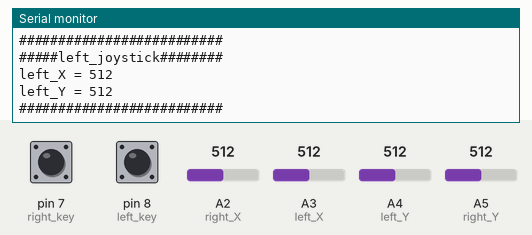
Bench run of a sketch on a simulated Arduino Uno, built with avr-gcc and run on an emulated ATmega328P. On the bench: the last lines printed to the serial monitor. Inputs (shaded band) come from the test bench; at power-on: A2 (right_X) = 512, A3 (left_X) = 512, A4 (left_Y) = 512, A5 (right_Y) = 512, pin 7 (right_key) LOW, pin 8 (left_key) LOW.

Above: at 2.9 s.
3.0 s: A2 (right_X) set to 716
5.8 s: A3 (left_X) set to 716
At 7.9 s:
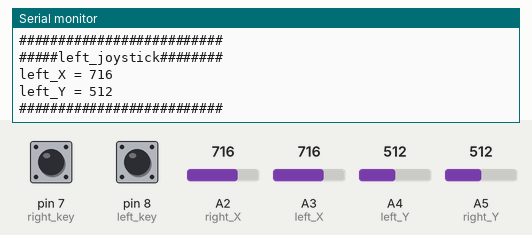
8.6 s: A4 (left_Y) set to 716
At 11.2 s:
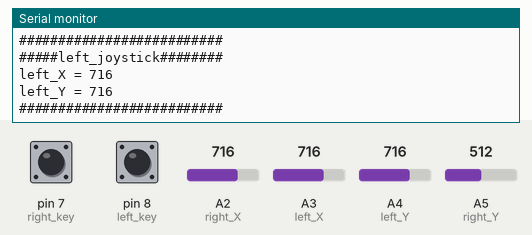
11.4 s: A5 (right_Y) set to 716
14.2 s: A2 (right_X) set to 992
17.0 s: A3 (left_X) set to 992
At 19.8 s:
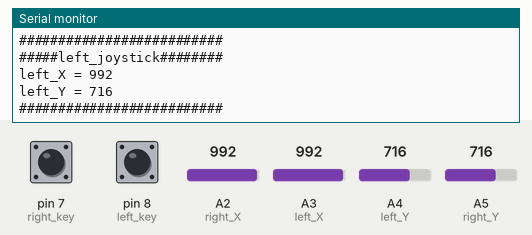
Timing chart, 0 to 20.8 s (numbered marks = the images above; inputs shaded):
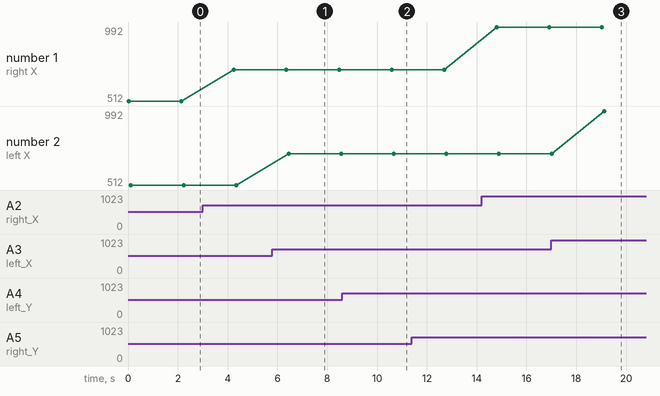

The sketch:

Lesson_4_Analog_Joystick_Module.ino
```cpp
const int right_X = A2; // define the right X pin to A2
const int right_Y = A5; // define the right Y pin to A5
const int right_key = 7; //define the right key pin to 7（that is the value Z）

const int left_X = A3; //define the left X pin to A3
const int left_Y = A4;  // define the left Y pin to A4
const int left_key = 8; //define the left key pin to 8（that is the value Z）

void setup()
{
  pinMode(right_key, INPUT);   // set the right/left key to INPUT
  pinMode(left_key, INPUT);
  Serial.begin(9600); //  set the baud rate to 9600
}

void loop()
{
  int x1,y1,z1;  // define the variable, used to save the joystick value it reads
  int x2,y2,z2;

  x2 = analogRead(right_X);     // read the value of right X
  y2 = analogRead(right_Y);     // read the value of right Y
  z2 = digitalRead(right_key);  // read the value of right Z

  x1 = analogRead(left_X);      // read the value of left X
  y1 = analogRead(left_Y);      // read the value of left Y
  z1 = digitalRead(left_key);  // read the value of left Z

  Serial.println("#####right_joystick########");
  Serial.print("right_X = ");   // on the serial monitor, print out right_X =
  Serial.println(x2 ,DEC);      // print out the value of right X and line wrap
  Serial.print("right_Y = ");
  Serial.println(y2 ,DEC);
  //Serial.print("right_key = ");
  //Serial.println(z2 ,DEC);
  Serial.println("##########################");
  Serial.println("#####left_joystick########");
  Serial.print("left_X = ");
  Serial.println(x1 ,DEC);
  Serial.print("left_Y = ");
  Serial.println(y1 ,DEC);
  //Serial.print("left_key = ");
  //Serial.println(z1 ,DEC);
  Serial.println("##########################");
  delay(2000);
}
```

Measured:
- after the input at 5.8 s, the serial monitor: prints a new line after 0.65 s (image 1)
- after the input at 8.6 s, the serial monitor: prints a new line after 2.1 s (image 2)
- after the input at 17.0 s, the serial monitor: prints a new line after 2.1 s (image 3)
- plotted number 1: 512 → 716 after the input at 3.0 s, 716 → 992 after the input at 14.2 s
